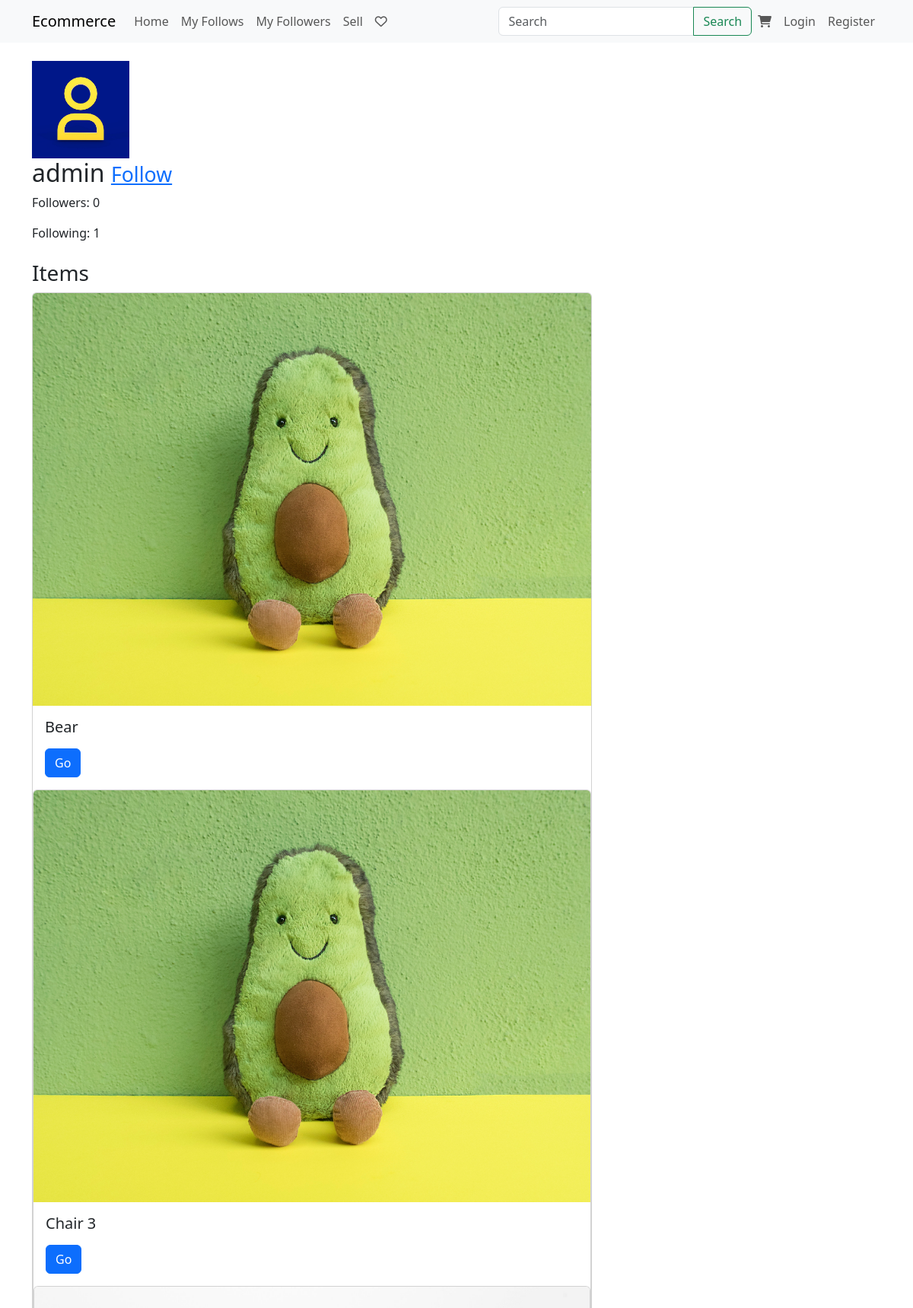
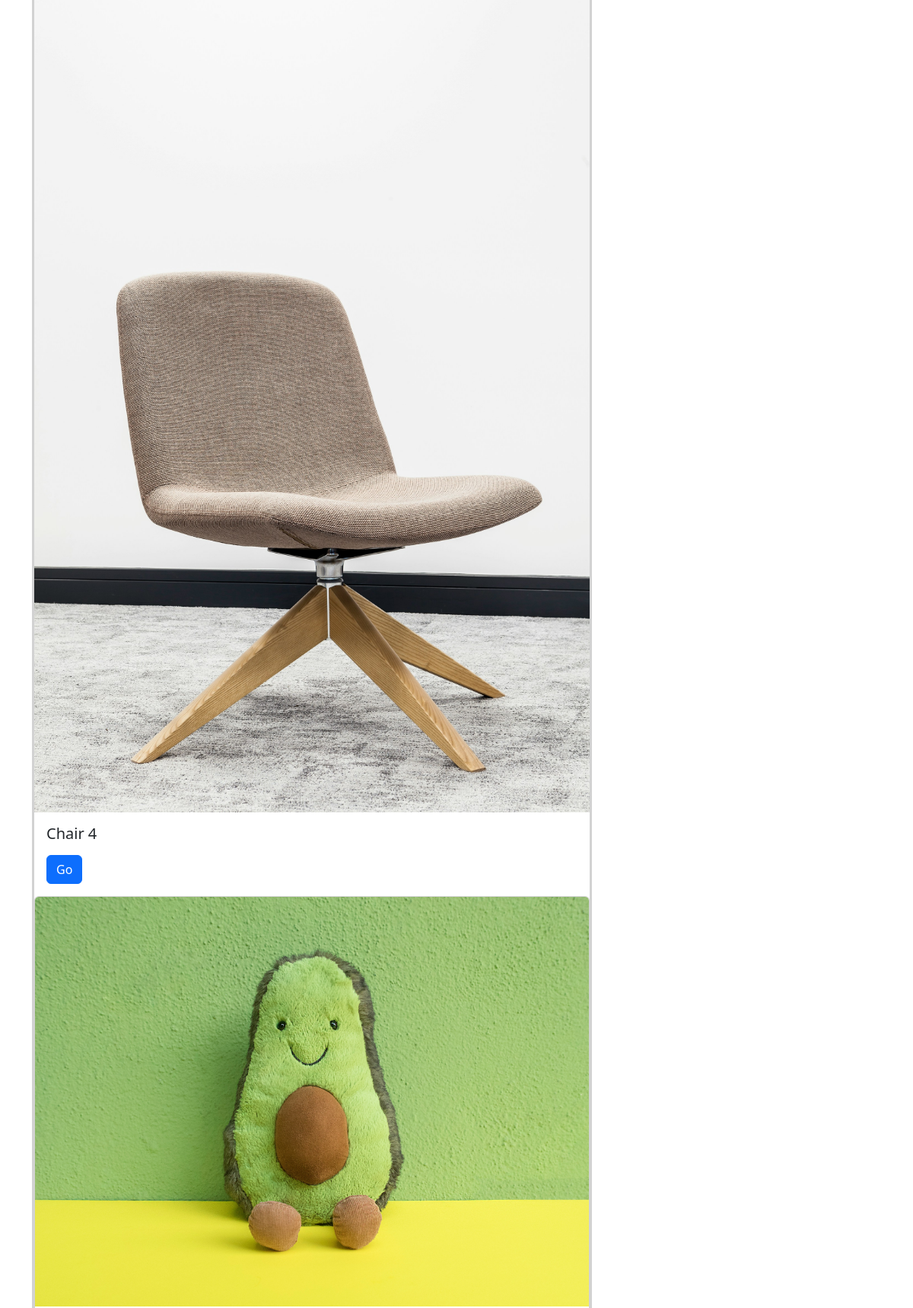
The app's page /profile/2/ (upper part) with its own data (2 pictures, top to bottom).
### account/models.py (models this page shows, shortened)
class Profile(models.Model):
    DEFAULT_AVATAR = 'avatars/default-av.png'
    user = models.OneToOneField(User, on_delete=models.CASCADE)
    avatar = models.ImageField(default=DEFAULT_AVATAR, upload_to='avatars')
    bio = models.CharField(max_length=50, blank=True)
    date_joined = models.DateTimeField(auto_now_add=True, blank=True, null=True)

### item/models.py (models this page shows, shortened)
class Item(models.Model):
    DEFAULT_PHOTO = 'photos/default_photo.jpg'
    name = models.CharField(max_length=40)
    price = models.DecimalField(max_digits=10, decimal_places=2)
    description = models.TextField(max_length=1000, blank=True, null=True)
    photo = models.ImageField(default=DEFAULT_PHOTO, upload_to='photos', blank=True, null=True)
    category = models.ManyToManyField(Category, blank=True)
    owner = models.ForeignKey(User, on_delete=models.CASCADE)
    favorite = models.ManyToManyField(User, related_name='favorited_items')
    views = models.IntegerField(default=0)
    created = models.DateTimeField(auto_now_add=True, blank=True, null=True)
    updated = models.DateTimeField(auto_now=True, blank=True, null=True)

### account/views.py (the view)
# urls.py: path('profile/<int:pk>/', ProfileDetailView.as_view(), name='profile-detail'),
class ProfileDetailView(DetailView):
    model = Profile
    template_name = 'account/profile.html'
    context_object_name = 'profile'
    def get_context_data(self, **kwargs):
        context = super().get_context_data(**kwargs)
        profile = self.object
        item_list = Item.objects.filter(owner=profile.user)
        context['item_list'] = item_list
        user = profile.user
        follower_count = Follower.follower_count(user)
        following_count = Follower.following_count(user)
        context['follower_count'] = follower_count
        context['following_count'] = following_count
        return context

### account/models.py (called while the page is built)
    @staticmethod
    def follower_count(user):
        return Follower.objects.filter(user=user).all().count()

    @staticmethod
    def following_count(followed_by):
        return Follower.objects.filter(followed_by=followed_by).all().count()

### cart/context_processors.py (called while the page is built)
def cart(request):
    return {'cart': Cart(request)}

### account/templates/account/profile.html (shortened to what this page needs)
{% extends 'item/base.html' %}
{% block content %}
    <div class="container mt-4">
        <div class="row">
            <div class="col-md-8">
                <div class="media">
                    <img src="{{ profile.avatar.url }}" class="mr-3" alt="" width="128"
                         height="128">
                    <div class="media-body">
                        <h2 class="mt-0">{{ profile.user.username }}
                            <span style="font-size: smaller;">
                                <a href="{% url 'account:follow-unfollow' profile.user.pk %}">Follow</a>
                            </span>
                        </h2>
                        <p>Followers: {{ follower_count }}</p>
                        <p>Following: {{ following_count }}</p>
                    </div>
                </div>
                <div class="mt-4">
                    <h3>Items</h3>
                    {% for item in item_list %}
                        <div class="card">
                        <img src="{{ item.photo.url }}" class="card-img-top" alt="Video Thumbnail">
                        <div class="card-body">
                            <h5 class="card-title">{{ item.name }}</h5>
                            <a href="{% url 'item:item-detail' item.id %}" class="btn btn-primary">Go</a>
                        </div>
                    {% endfor %}
{% endblock %}

### records on screen
Profile: avatar (placeholder picture), user.username "admin"
Item: photo (placeholder picture), name "Bear"
Item: photo (placeholder picture), name "Chair 3"
Item: photo (picture), name "Chair 4"
Item: photo (placeholder picture)

### other values on screen
{{ follower_count }} "0"
{{ following_count }} "1"
